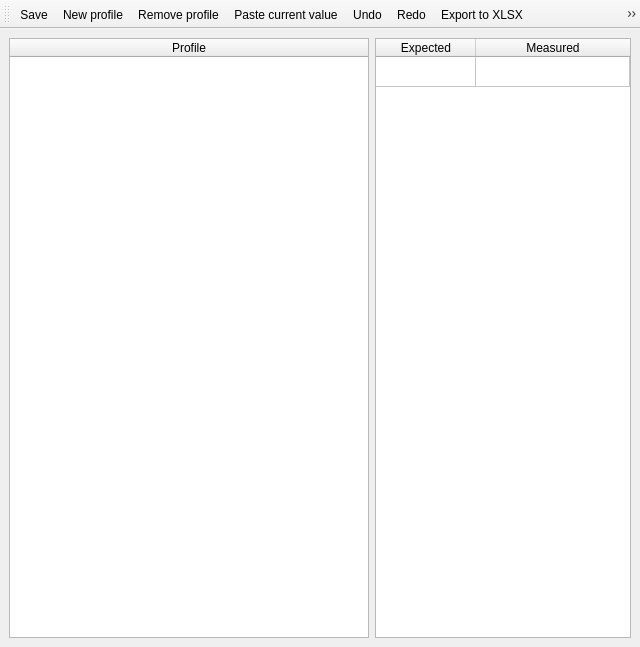
<?xml version="1.0" encoding="UTF-8"?>
<ui version="4.0">
 <class>ProfilesEditor</class>
 <widget class="QMainWindow" name="ProfilesEditor">
  <property name="geometry">
   <rect>
    <x>0</x>
    <y>0</y>
    <width>640</width>
    <height>600</height>
   </rect>
  </property>
  <property name="maximumSize">
   <size>
    <width>640</width>
    <height>16777215</height>
   </size>
  </property>
  <property name="windowTitle">
   <string>MainWindow</string>
  </property>
  <widget class="QWidget" name="centralwidget">
   <layout class="QVBoxLayout" name="verticalLayout_2">
    <item>
     <layout class="QVBoxLayout" name="verticalLayout">
      <item>
       <layout class="QHBoxLayout" name="horizontalLayout">
        <item>
         <widget class="QTableWidget" name="tableProfiles">
          <attribute name="horizontalHeaderStretchLastSection">
           <bool>true</bool>
          </attribute>
          <attribute name="verticalHeaderVisible">
           <bool>false</bool>
          </attribute>
          <attribute name="verticalHeaderStretchLastSection">
           <bool>false</bool>
          </attribute>
          <column>
           <property name="text">
            <string>Profile</string>
           </property>
          </column>
         </widget>
        </item>
        <item>
         <widget class="QTableWidget" name="tableValues">
          <property name="sizePolicy">
           <sizepolicy hsizetype="Preferred" vsizetype="Expanding">
            <horstretch>0</horstretch>
            <verstretch>0</verstretch>
           </sizepolicy>
          </property>
          <property name="minimumSize">
           <size>
            <width>0</width>
            <height>600</height>
           </size>
          </property>
          <property name="maximumSize">
           <size>
            <width>16777215</width>
            <height>16777215</height>
           </size>
          </property>
          <attribute name="horizontalHeaderCascadingSectionResizes">
           <bool>false</bool>
          </attribute>
          <attribute name="horizontalHeaderStretchLastSection">
           <bool>true</bool>
          </attribute>
          <attribute name="verticalHeaderVisible">
           <bool>false</bool>
          </attribute>
          <row>
           <property name="text">
            <string>1</string>
           </property>
          </row>
          <column>
           <property name="text">
            <string>Expected</string>
           </property>
          </column>
          <column>
           <property name="text">
            <string>Measured</string>
           </property>
          </column>
         </widget>
        </item>
       </layout>
      </item>
     </layout>
    </item>
   </layout>
  </widget>
  <widget class="QToolBar" name="toolBar">
   <property name="windowTitle">
    <string>toolBar</string>
   </property>
   <attribute name="toolBarArea">
    <enum>TopToolBarArea</enum>
   </attribute>
   <attribute name="toolBarBreak">
    <bool>false</bool>
   </attribute>
   <addaction name="actionSave"/>
   <addaction name="actionNew_profile"/>
   <addaction name="actionRemove_profile"/>
   <addaction name="actionPaste_current_value"/>
   <addaction name="actionUndo"/>
   <addaction name="actionRedo"/>
   <addaction name="actionExport_to_XLSX"/>
   <addaction name="actionImport_from_XSLX"/>
  </widget>
  <action name="actionSave">
   <property name="icon">
    <iconset theme="document-save-symbolic">
     <normaloff>.</normaloff>.</iconset>
   </property>
   <property name="text">
    <string>Save</string>
   </property>
   <property name="toolTip">
    <string>Save profiles</string>
   </property>
  </action>
  <action name="actionNew_profile">
   <property name="icon">
    <iconset theme="document-new-symbolic">
     <normaloff>.</normaloff>.</iconset>
   </property>
   <property name="text">
    <string>New profile</string>
   </property>
   <property name="toolTip">
    <string>New profile</string>
   </property>
  </action>
  <action name="actionRemove_profile">
   <property name="icon">
    <iconset theme="edit-delete-symbolic">
     <normaloff>.</normaloff>.</iconset>
   </property>
   <property name="text">
    <string>Remove profile</string>
   </property>
   <property name="toolTip">
    <string>Remove profile</string>
   </property>
  </action>
  <action name="actionPaste_current_value">
   <property name="icon">
    <iconset theme="edit-paste-symbolic">
     <normaloff>.</normaloff>.</iconset>
   </property>
   <property name="text">
    <string>Paste current value</string>
   </property>
   <property name="toolTip">
    <string>Paste current value</string>
   </property>
  </action>
  <action name="actionUndo">
   <property name="icon">
    <iconset theme="edit-undo-symbolic">
     <normaloff>.</normaloff>.</iconset>
   </property>
   <property name="text">
    <string>Undo</string>
   </property>
   <property name="toolTip">
    <string>Undo</string>
   </property>
  </action>
  <action name="actionRedo">
   <property name="icon">
    <iconset theme="edit-redo-symbolic">
     <normaloff>.</normaloff>.</iconset>
   </property>
   <property name="text">
    <string>Redo</string>
   </property>
   <property name="toolTip">
    <string>Redo</string>
   </property>
  </action>
  <action name="actionExport_to_XLSX">
   <property name="icon">
    <iconset theme="document-save-as-symbolic">
     <normaloff>.</normaloff>.</iconset>
   </property>
   <property name="text">
    <string>Export to XLSX</string>
   </property>
   <property name="toolTip">
    <string>Export to XLSX</string>
   </property>
  </action>
  <action name="actionImport_from_XSLX">
   <property name="icon">
    <iconset theme="document-open">
     <normaloff>.</normaloff>.</iconset>
   </property>
   <property name="text">
    <string>Import from XSLX</string>
   </property>
   <property name="toolTip">
    <string>Import from XSLX</string>
   </property>
  </action>
 </widget>
 <resources/>
 <connections/>
</ui>
